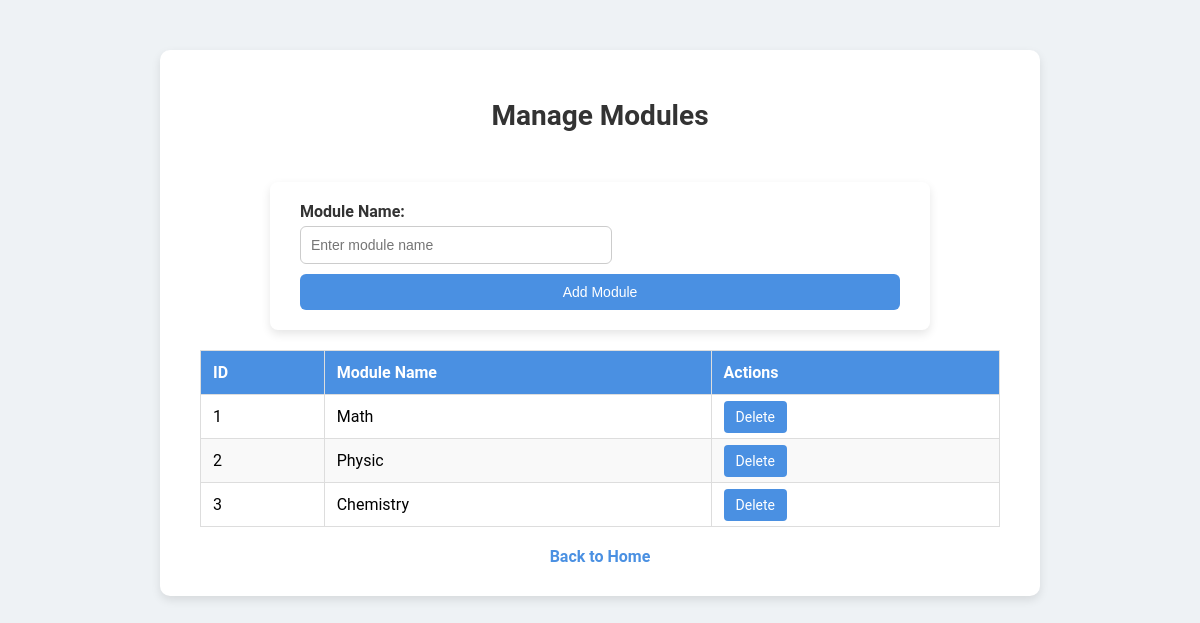
Page /studentqa/admin/modules.php on the committed database.
### tables this page shows
CREATE TABLE `modules` (
  `id` int(11) NOT NULL,
  `name` varchar(100) NOT NULL
);

### studentqa/admin/modules.php (the view, shortened to what this page needs)
<?php
require_once '../config/db.php';
$modules = $pdo->query("SELECT * FROM modules")->fetchAll();
?>
<!DOCTYPE html>
<html lang="en">
<head>
    <link rel="stylesheet" href="/studentqa/assets/style.css">
</head>
<body>
    <main class="modules-container">
        <h1>Manage Modules</h1>
        <form method="POST">
            <label for="module-name">Module Name:</label>
            <input type="text" id="module-name" name="name" placeholder="Enter module name" required>
            <button type="submit">Add Module</button>
        </form>
        <table>
            <thead>
                <tr>
                    <th>ID</th>
                    <th>Module Name</th>
                    <th>Actions</th>
                </tr>
            </thead>
            <tbody>
                <?php foreach ($modules as $module): ?>
                    <tr>
                        <td><?= htmlspecialchars($module['id']) ?></td>
                        <td><?= htmlspecialchars($module['name']) ?></td>
                        <td class="action-buttons">
                            <a href="?delete=<?= htmlspecialchars($module['id']) ?>" onclick="return confirm('Are you sure you want to delete this module?')">Delete</a>
                        </td>
                    </tr>
                <?php endforeach; ?>
            </tbody>
        </table>
        <a href="../index.php" class="home-link">Back to Home</a>
    </main>
</body>
</html>

### studentqa/assets/style.css (style rules this page uses)
body { margin: 0; padding: 0; font-family: 'Roboto', Arial, sans-serif; background-color: #eef2f5; }
h1, h2, h3 { color: #333; }
a { color: #4a90e2; text-decoration: none; }
form { max-width: 600px; margin: 50px auto; background-color: #ffffff; padding: 20px 30px; box-shadow: 0 4px 10px rgba(0, 0, 0, 0.1); border-radius: 8px; }
form label { display: block; margin-bottom: 8px; font-weight: bold; color: #333; }
form input[type="text"], form textarea, form select { width: 100%; padding: 10px; margin-bottom: 15px; border: 1px solid #ccc; border-radius: 4px; font-size: 14px; }
form button, form input[type="submit"] { background-color: #4a90e2; color: white; border: none; padding: 10px 15px; border-radius: 4px; font-size: 16px; cursor: pointer; width: 100%; }
.modules-container { max-width: 800px; margin: 50px auto; background-color: #ffffff; padding: 30px 40px; box-shadow: 0 4px 10px rgba(0, 0, 0, 0.1); border-radius: 10px; }
.modules-container h1 { text-align: center; color: #333; margin-bottom: 20px; font-size: 28px; font-weight: bold; }
.modules-container form { margin-bottom: 20px; }
.modules-container form label { display: block; margin-bottom: 5px; font-weight: bold; color: #333; }
.modules-container form input { width: calc(50% - 10px); padding: 10px; margin-right: 10px; margin-bottom: 10px; border: 1px solid #ccc; border-radius: 6px; font-size: 14px; }
.modules-container form button { background-color: #4a90e2; color: white; border: none; padding: 10px 15px; border-radius: 6px; font-size: 14px; cursor: pointer; }
.modules-container table { width: 100%; border-collapse: collapse; margin-top: 20px; }
.modules-container table th, .modules-container table td { border: 1px solid #ddd; padding: 12px; text-align: left; }
.modules-container table th { background-color: #4a90e2; color: white; font-weight: bold; }
.modules-container table tr:nth-child(even) { background-color: #f9f9f9; }
.modules-container .action-buttons a { text-decoration: none; color: white; background-color: #4a90e2; padding: 8px 12px; border-radius: 4px; margin-right: 5px; font-size: 14px; }
.modules-container .home-link { display: block; text-align: center; margin-top: 20px; text-decoration: none; color: #4a90e2; font-weight: bold; }

### rows in the picture
modules: id "1", name "Math"
modules: id "2", name "Physic"
modules: id "3", name "Chemistry"
